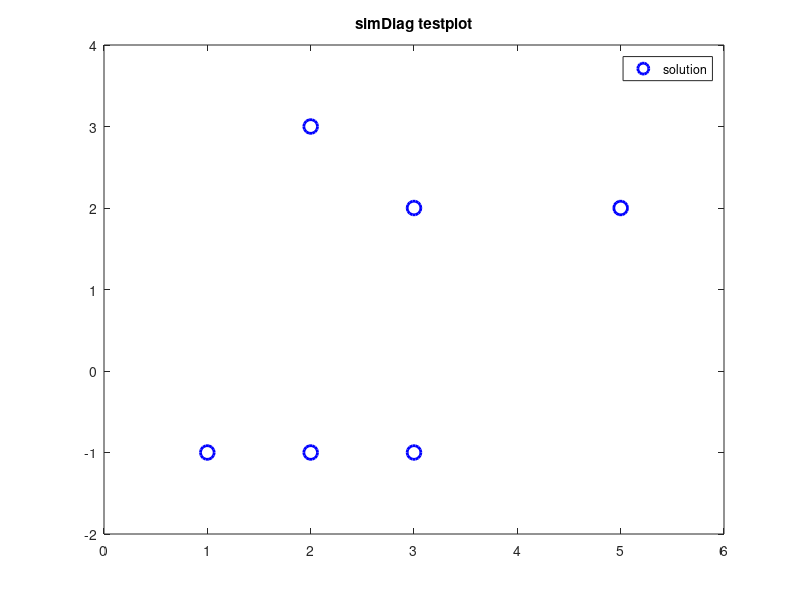

Source code (MATLAB): (Note: this script raises an error after producing the figure.)
%% simDiag test
% test script for simDiag

%%
% generate test matrices

xCoordinates = [1 5 2 2 3 3];
yCoordinates = [-1 2 -1 3 -1 2];
matrix1 = diag(xCoordinates);
matrix2 = diag(yCoordinates);

%%
% solution are 2d points given by xCoordinates and yCoordinates

plot(xCoordinates,yCoordinates,'ob','Markersize',10,'Linewidth',2);
xlim([0 6]);
ylim([-2 4]);
hold on;
title('simDiag testplot');
legend('solution');

%%
% generate random matrices randMat1 and randMat2 that have a simultaneous diagonalization

B = rand(length(xCoordinates));
randMat1 = B\matrix1*B
randMat2 = B\matrix2*B

%%
% time measure and simultaneous diagonalization of randMat1 and randMat2

tic 
[basis values] = simDiag([randMat1 randMat2]);
toc

%%
% plot solution

plot(values(:,1),values(:,2),'+r','Linewidth', 1.5,'Markersize', 8);
legend('solution','simDiag');
hold off;
